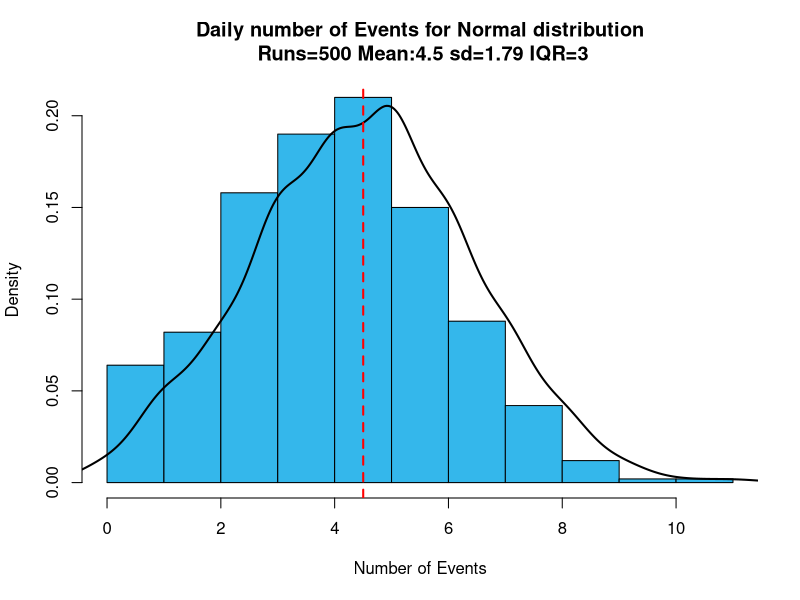
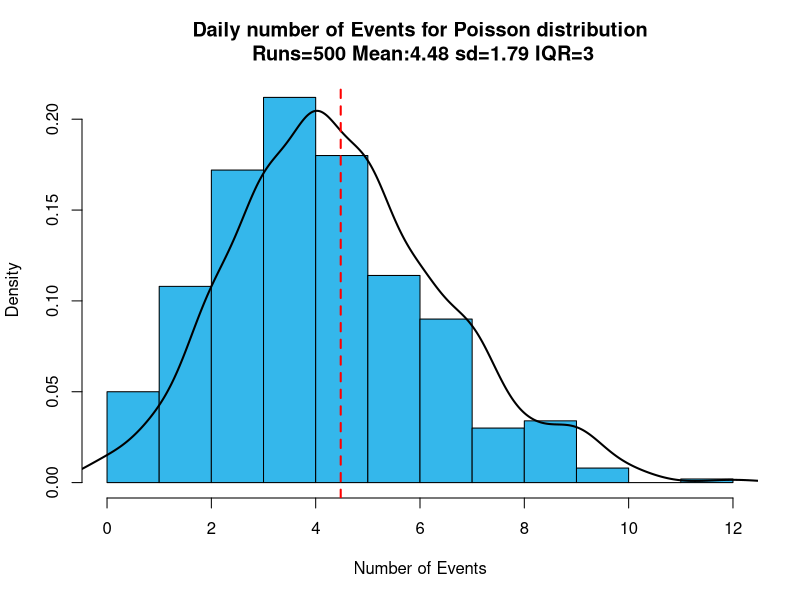
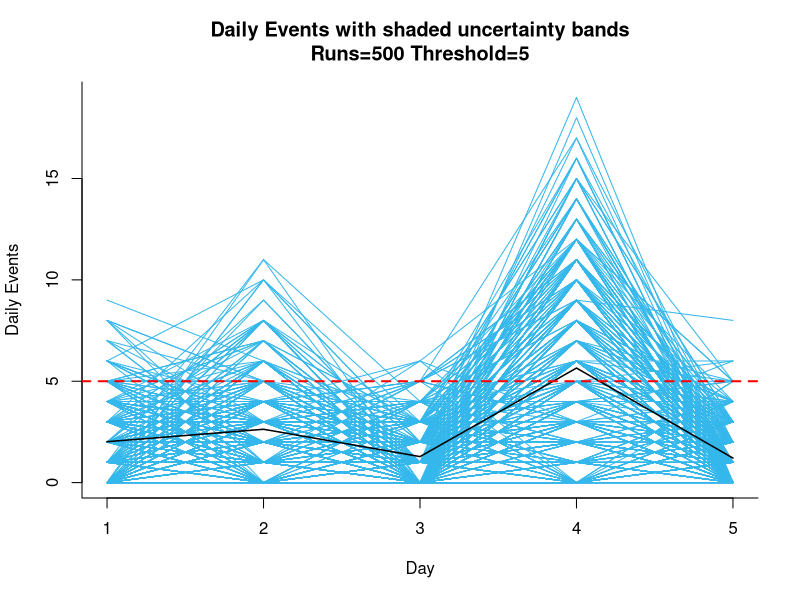
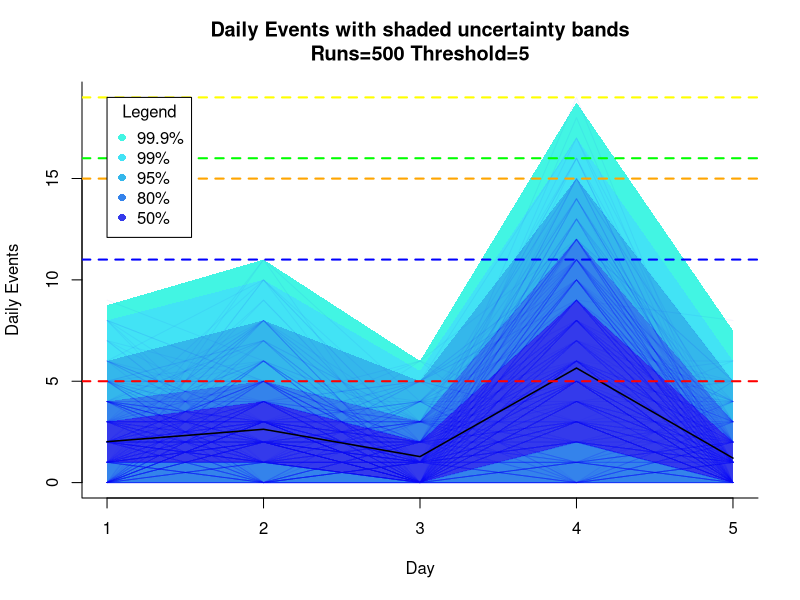
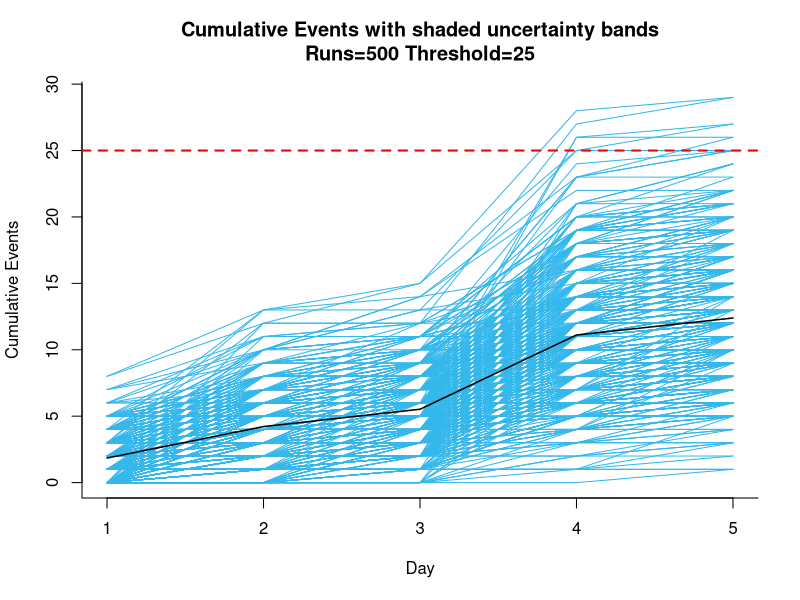
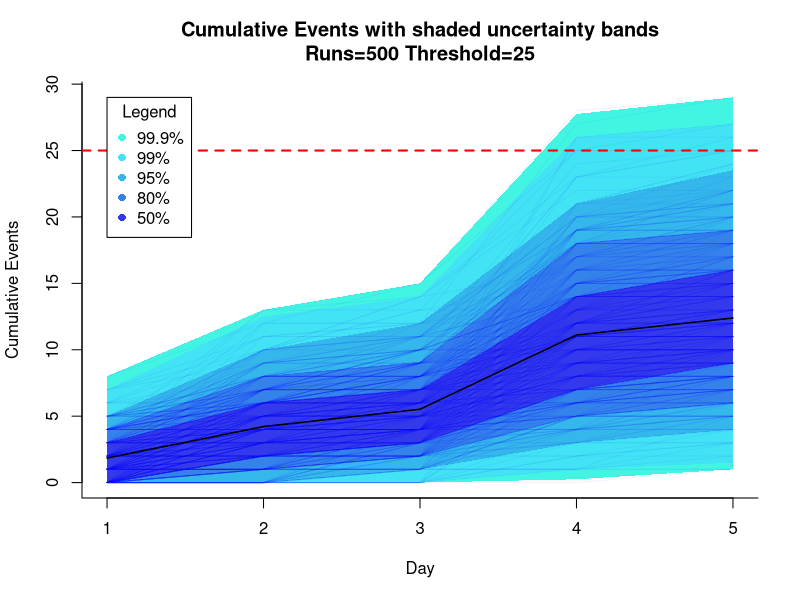
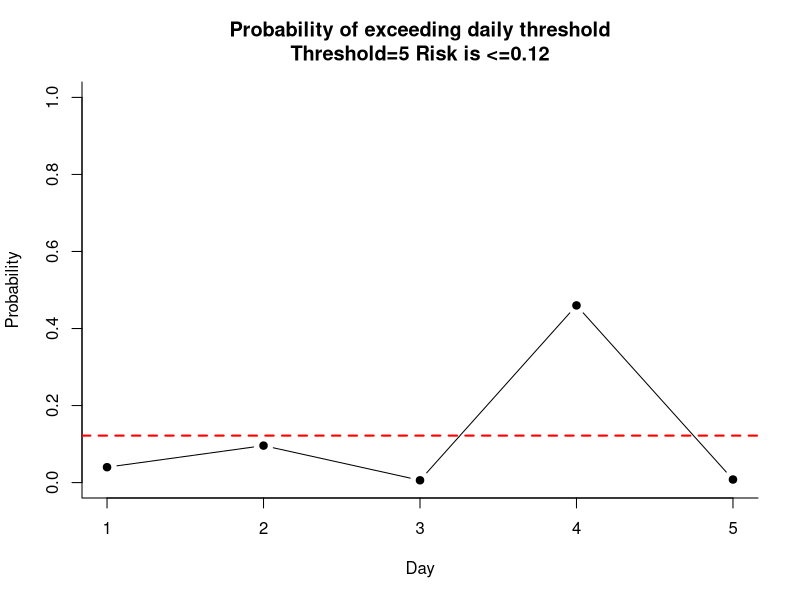
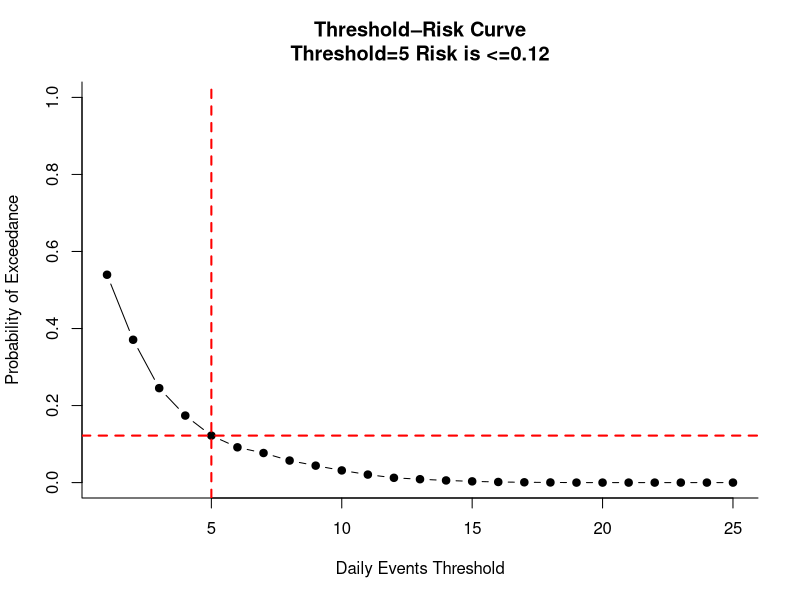

Write the R code that produced these figures, in order.
gc()
start_time <- Sys.time()

################################################################################

iterations <- 500 # number of simulations to run
days <- 5 # number of days to forecast into the future
threshold <- 5 # number of events to not exceed
tag <- "Events"

historical <- c(4,3,5,6,2,4,5,7,8,3,2,4,5,6) # historical events e.g per day
# or csv read
#historical <- read.csv()

# or just a mean value
#historical <- 4

################################################################################

new_sample <- sample(historical, days, replace = TRUE)
avg_new <- mean(new_sample)
r_pois <- rpois(days,avg_new) # variation from randomness can make higher numbers than in original set

# e.g. get highest number from new set and sd from the avg_new
max_num <- as.numeric(max(r_pois))
sd_rng <- (max_num-avg_new)/sd(new_sample) # Z score formula

################################################################################

mean_val <- mean(historical) # mean numbers of tickets
sd_val <- ifelse(length(historical)>1,sd(historical),1) # standard deviation in ticket numbers

#################### functions #################################################

distribution <- function(runs,mean_val,sd_val,type){
  if (type == "Normal"){
    sim <- rnorm(n=iterations, mean=mean_val, sd=sd_val)
  } else if (type == "Poisson"){
    sim <- rpois(n=iterations, lambda=mean_val)
  }
  sim <- round(sim,0)
  
  sim <- ifelse(sim<0,0,sim)#sim[sim<0] <-0
  
  exp <- mean(sim)
  lower <- quantile(sim, 0.05)
  upper <- quantile(sim, 0.95)
  iqr <- IQR(sim) # also upper-lower
  
  cat("Expected for",type, "distribution", round(exp,1), "\n")
  cat("90% confidence interval for",type, round(lower,1), "-", round(upper,1),"\n")
  
  prob_exceed <- mean(sim > threshold)
  cat("Probability of exceeding threshold for",type, threshold, "is", round(prob_exceed*100,2),"%\n")
  
  hist(sim,freq=FALSE,
       #breaks=5,
       col="#34b7eb",border="black",
       main=paste("Daily number of ",tag," for " ,type," distribution","\n Runs=",iterations," Mean:",round(exp,2)," sd=",round(sd_val,2)," IQR=",round(iqr,2),sep=""),
       xlab=paste("Number of ",tag,sep=""),bty="l")
  lines(density(sim), lwd=2)
  abline(v=exp, col="red", lwd=2, lty=2)
  
  return(sim)
}

###### distributions ###########################################################

norm <- distribution(iterations,mean_val,sd_val,"Normal")
poisson <- distribution(iterations,mean_val,sd_val,"Poisson")

################################################################################

# forecasting

forecast <- function(runs,data,data1,days,threshold,type){
  xyz <- NULL
  for (i in 1:runs) {
    lambda_day <- poisson # sample(data1, days, replace = TRUE) # can rerun or take already made values
    decay <- runif(days, min = 0.01, max = 1.25) # percentage that lambda value can change by day, min to max bounds
    lambda_adj <- ifelse(decay<1,lambda_day * (1 - decay),lambda_day*decay) # increase or decrease amount
    xyz <- append(xyz,lambda_adj)
    data[, i] <- rpois(n=days, lambda=lambda_adj) # insert or replace values with poisson distribution of new mean lambda_adj
  }
  
  if(type=="Cumulative"){
    data <- apply(data, 2, cumsum)
    threshold <- threshold*days
  }
  
  # Daily prediction intervals
  pi50 <- apply(data, 1, quantile, probs = c(0.25, 0.75))
  pi80 <- apply(data, 1, quantile, probs = c(0.10, 0.90))
  pi95 <- apply(data, 1, quantile, probs = c(0.025, 0.975))
  pi99 <- apply(data, 1, quantile, probs = c(0.005, 0.995))
  pi999 <- apply(data, 1, quantile, probs = c(0.0005, 0.9995))
  
  mean_line <- apply(data, 1, mean)
  
  # graph
  # Base plot (blank)
  plot(1:days, mean_line, type="n",ylim=range(0,max(data)),
       xlab="Day", ylab=paste(type," ",tag,sep=""),
       main=paste(type," ",tag," with shaded uncertainty bands","\n","Runs=",runs," Threshold=",threshold,sep=""),bty="l")
  
  # Add simulation lines
  matlines(1:days, data, col="#34b7eb", lty=1)
  
  # Add mean line
  lines(1:days, mean_line, lwd=1.5, col="black")
  
  abline(h=threshold, col="red", lwd=2, lty=2)
  
  # graph with shaded regions
  # Base plot (blank)
  plot(1:days, mean_line, type="n",,ylim=range(0,max(data)),
       xlab="Day", ylab=paste(type," ",tag,sep=""),
       main=paste(type," ",tag," with shaded uncertainty bands","\n","Runs=",runs," Threshold=",threshold,sep=""),bty="l")
  
  # 99.9% band (widest)
  polygon(
    c(1:days, rev(1:days)),
    c(pi999[1,], rev(pi999[2,])),
    col="#42f5e3", border=NA
  )
  
  # 99% band (widest)
  polygon(
    c(1:days, rev(1:days)),
    c(pi99[1,], rev(pi99[2,])),
    col="#42e3f5", border=NA
  )
  
  # 95% band (second widest)
  polygon(
    c(1:days, rev(1:days)),
    c(pi95[1,], rev(pi95[2,])),
    col="#34b7eb", border=NA
  )
  
  # 80% band
  polygon(
    c(1:days, rev(1:days)),
    c(pi80[1,], rev(pi80[2,])),
    col="#3483eb", border=NA
  )
  
  # 50% band (tightest)
  polygon(
    c(1:days, rev(1:days)),
    c(pi50[1,], rev(pi50[2,])),
    col="#343aeb", border=NA
  )
  
  # Add simulation lines
  matlines(1:days, data, col=rgb(0,0,1,0.05), lty=1)
  
  # Add mean line
  lines(1:days, mean_line, lwd=1.5, col="black")
  
  abline(h=threshold, col="red", lwd=2, lty=2)
  if(type=="Daily"){
    abline(h=round(max(xyz)), col="blue", lwd=2, lty=2)
    abline(h=round((mean(xyz)+(6*sd(xyz))),0), col="green", lwd=2, lty=2)
    abline(h=(mean(xyz)+(8*sqrt(mean(xyz))))*0.99, col="orange", lwd=2, lty=2)
    abline(h=max(data), col="yellow", lwd=2, lty=2)
  }
  
  leg_cols <- c("#42f5e3","#42e3f5","#34b7eb","#3483eb","#343aeb")
  leg_sym <- c(16, 16, 16,16,16)
  leg_lab <- c("99.9%", "99%", "95%","80%","50%")
  
  legend(x = 1, y = max(data), col = leg_cols, pch = leg_sym, 
         legend = leg_lab, bty = "l", # can also be "n"
         title = "Legend")
  
  return(list(data=data,xyz=xyz))
}

############ forecastings ######################################################

sim_matrix <- matrix(NA, nrow = days, ncol = iterations)

matrix1 <- forecast(iterations,sim_matrix,historical,days,threshold,"Daily")
xyz <- matrix1$xyz
max(xyz) # maximum old lambda (avg) value used
matrix1 <- matrix1$data # get average of matrix by doing xyz
avg <- mean(matrix1)
sd <- sd(matrix1)
max(matrix1) # because the max above gets put into rpois as a new lambda, the generated values can be a standard deviation (+1.5) higher e.g. 8.7 * max=1.25 = 10.375, rpois(10.875) = 16

# Z = (num-avg)/(sd) therefore sd = (num-avg)/(Z) and (num-avg) = Z/sd and num = (Z/sd)+avg
# max(matrix1) = (Z/sd)+avg
Z <- (max(matrix1)-max(xyz))/sd

# but for rpois sd is then square root of the mmean so
sd1 <- sqrt(avg)
Z1 <-  (max(matrix1)-max(xyz))/sd1

# create a value calculator that shows possible values +/- to get the max and standad devaition to achieve it
# e.g. 500 possible values that achieve this average and this standard deviation


matrix2 <- forecast(iterations,sim_matrix,historical,days,threshold,"Cumulative")[[1]]


################################################################################

# probability of exceeding threshold

exceed_threshold <- function(data,days,threshold) {
  # For each day, compute probability of exceeding threshold
  prob_exceed_daily <- colMeans(t(data) > threshold) # this is less than the number of runs e.g. how many times on average has threshold been exceeded
  prob_exceed_daily
  
  plot(1:days, prob_exceed_daily, type="b", pch=19,,ylim=range(0,1),
       xlab="Day", ylab="Probability",
       main=paste("Probability of exceeding daily threshold","\n","Threshold=",threshold," Risk is <=",round(mean(prob_exceed_daily),2),sep=""),bty="l")
  
  abline(h = mean(prob_exceed_daily), col="red", lwd=2, lty=2)
  
  cum_matrix <- apply(data, 2, cumsum)
  
  cum_threshold <- threshold*days
  
  prob_exceed_cumulative <- mean(cum_matrix[days, ] > cum_threshold)
  prob_exceed_cumulative
  
  prob_exceed_any_day <- mean(apply(data, 2, function(x) any(x > threshold)))
  prob_exceed_any_day
  
  days_exceeded <- colSums(data > threshold)
  
  table(days_exceeded) / iterations
  
  thresholds <- 1:max(cum_threshold)
  
  risk_curve <- sapply(thresholds, function(th) mean(data > th))
  
  pi95 <- apply(data, 1, quantile, probs = c(0.025, 0.975))
  
  plot(thresholds, risk_curve, type="b", pch=19,ylim=range(0,1),
       xlab=paste("Daily ",tag," Threshold",sep=""),
       ylab="Probability of Exceedance",
       main=paste("Threshold–Risk Curve","\n","Threshold=",threshold," Risk is <=",round(risk_curve[threshold],2),sep=""),
       bty="l")
  
  abline(v = threshold, col="red", lwd=2, lty=2)
  abline(h = risk_curve[threshold], col="red", lwd=2, lty=2)
  
  polygon(
    x = c(1:days, rev(1:days)),
    y = c(rep(threshold, days), rev(pi95[2,])),
    col = rgb(1,0,0,0.1), border = NA
  )
}

#### calculate #################################################################

exceed_threshold(matrix1,days,threshold)

################################################################################

end_time <- Sys.time()
print(paste("runtime: ",end_time-start_time,sep=""))
